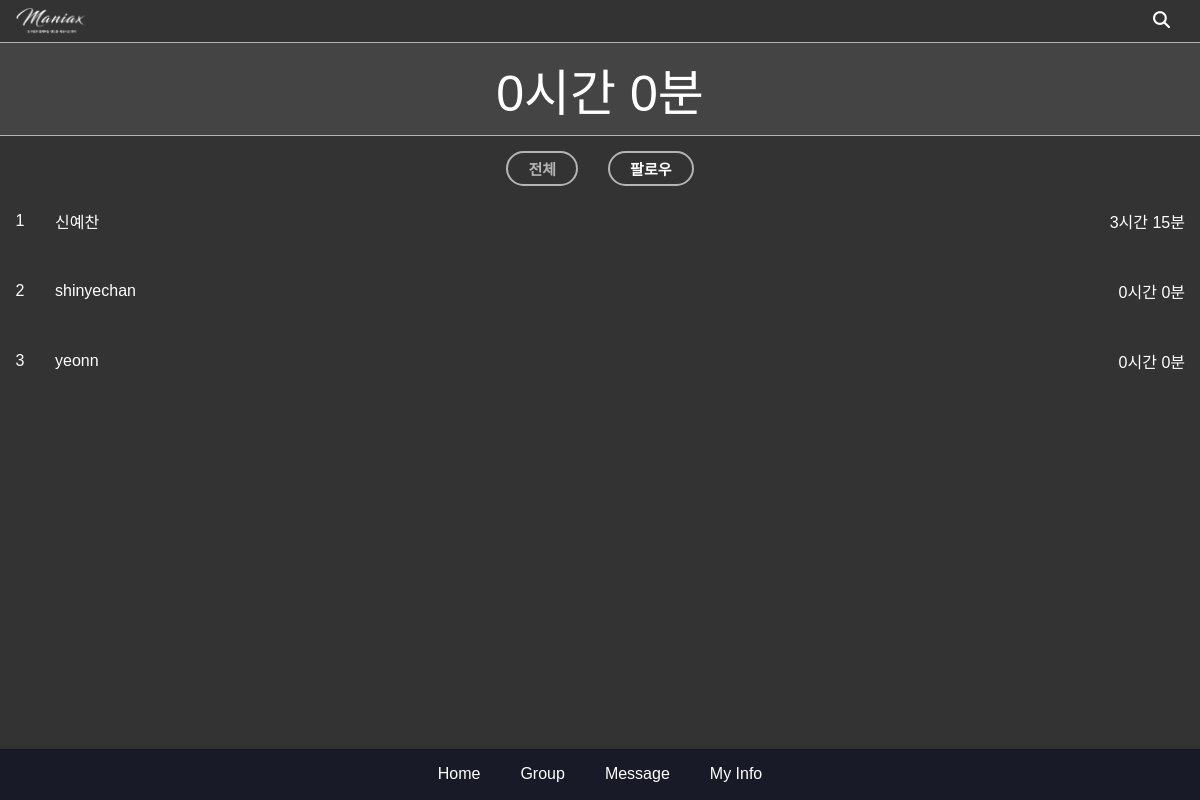
/ (signed in), run on the app's committed database.
### main/models.py (models this page shows, shortened)
class CustomUser(AbstractUser):
    following = models.ManyToManyField(
        "self", #User 인스턴스가 다른 인스턴스 참조
        verbose_name="팔로우 중인 사용자들",
        related_name="followers",
        symmetrical=False,
        through="relationship.Relationship"
    )
    top_apps = models.JSONField(default=dict, blank=True, null=True)
    total_screentimes = models.IntegerField(blank=True, null=True)

class ScreenTime(models.Model):
    user = models.OneToOneField(CustomUser, on_delete=models.CASCADE, related_name='screen_time')
    total_minutes = models.PositiveIntegerField(default=0)  # 스크린 타임 총 분
    rank = models.PositiveIntegerField(default=0)  # 랭킹

### main/views.py (the view)
# urls.py: path('', views.rankings_view, name='rankings'),
def rankings_view(request):
    screen_times = ScreenTime.objects.order_by('-total_minutes')
    context = {'screen_times': screen_times}
    user = request.user
    if request.user.is_authenticated:
        screen_time, created = ScreenTime.objects.get_or_create(user=user)
        if created:
            screen_time.total_minutes = 0
            screen_time.save()
        if request.method == 'POST':
            form = ScreenTimeForm(request.POST, instance=screen_time)
            if form.is_valid():
                form.save()
                ScreenTime.update_rankings()
                return redirect('rankings')
        else:
            form = ScreenTimeForm(instance=screen_time)
        following_user_ids = Relationship.objects.filter(from_user=user).values_list('to_user_id')
        following_screen_times = ScreenTime.objects.filter(user__id__in=following_user_ids).order_by('-total_minutes')
        return render(request, 'rankings.html', {'screen_times': screen_times, 'form': form, 'following_screen_times':following_screen_times,})
    return render(request, 'rankings.html', context)

### main/templatetags/time_filters.py (called while the page is built)
@register.filter
def display_time(total_minutes):
    try:
        total_minutes = int(total_minutes)
        hours = total_minutes // 60
        minutes = total_minutes % 60
        return f"{hours}시간 {minutes}분"
    except (ValueError, TypeError):
        return "Invalid time"

### main/templates/rankings.html (shortened to what this page needs)
{% extends 'base.html' %} {% block title %}Rankings{%endblock%}{%block content%}
{% load static %}
<!DOCTYPE html>
<html>
  <head> </head>
  <body>
    <header class="screen-header">
      <img id="logo" src="{% static 'images/maniax.png' %}" />
      <a href="{% url 'search_user' %}" class="groupAdd-search-button">
        <i class="fas fa-search"></i>
      </a>
    </header>
    <div class="timerSection">
      {% if user.is_authenticated %} {% load time_filters %}
      <div class="timer" onclick="openOverlay()">
        {{user.screen_time.total_minutes|display_time}}
      </div>
      {% else %}
      <a href="{% url 'login' %}" class="timer">00:00</a>
      {% endif %}
    </div>
    <div class="homeFilter">
      {% if user.is_authenticated %}
      <button class="filter-btn active" id="allBtn">전체</button>
      <button class="filter-btn" id="followBtn">팔로우</button>
      {% else %}
      <a href="{% url 'login' %}" class="filter-btn">Login</a>
      {% endif %}
    </div>
    {% if screen_times %}
    <div id="content">
      <div id="allContent">
        {% for screen_time in screen_times %}
        <div class="usageList">
          <a
            href="{% url 'user_profile' user_id=screen_time.user.id %}"
            class="ranking-item"
          >
            <div class="rank-number">{{ screen_time.rank }}</div>
            <div class="rank-name">{{ screen_time.user.username }}</div>
            {% load time_filters %}
            <div class="rank-time">
              {{ screen_time.total_minutes|display_time }}
            </div>
          </a>
        </div>
        {% endfor %}
      </div>
        {% if user.is_authenticated %}
        {% for screen_time in following_screen_times %}
            {% load time_filters %}
        {% endfor %} {% endif %}
    </div>
    {% else %}
    <p>No users found.</p>
    {% endif %}
  </body>
</html>
{%endblock%}

### main/static/css/styles.css (style rules this page uses)
body { margin: 0; }
#logo { height: 30px; padding: 6px 0px 6px 15px; }
.screen-header { position: fixed; top: 0px; width: 100%; display: flex; justify-content: space-between; align-items: center; box-sizing: border-box; background-color: #333; color: black; z-index: 2; border-bottom: 1.2px solid rgb(180, 180, 180); left: 0px; padding: 0px 10px 0px 0px; }

### main/static/css/home.css (style rules this page uses)
.timerSection { margin-top: 43px; background-color: #444; display: flex; justify-content: center; align-items: center; position: relative; border-bottom: 1.2px solid rgb(180, 180, 180); padding: 10px 0px; }
.timer { display: flex; justify-content: center; align-items: center; font-size: 50px; color: rgb(255, 255, 255); text-decoration: none; }
.homeFilter { display: flex; justify-content: center; }
.filter-btn { background-color: transparent; color: rgb(255, 255, 255); border: 2px solid rgb(180, 180, 180); padding: 5px 20px; cursor: pointer; border-radius: 20px; font-weight: bold; font-size: 15px; margin-top: 15px; margin-left: 15px; margin-right: 15px; text-decoration: none; }
.filter-btn.active { color: rgb(180, 180, 180); }
#content { padding: 0px; margin-bottom: 150px; }
.usageList { padding: 0px; }
.ranking-item { display: flex; justify-content: space-between; align-items: center; padding: 10px; border-bottom: 1px solid #333; text-decoration: none; color: rgb(70, 70, 70); border-bottom: none; }
.rank-number { padding: 10px 10px 10px 5px; display: flex; justify-content: center; align-items: center; border-radius: 50%; font-size: 16px; color: rgb(70, 70, 70); }
.rank-name { flex-grow: 1; padding: 10px; font-size: 16px; text-align: left; }
.rank-time { padding: 10px 15px 10px 10px; font-size: 16px; }

### main/static/css/group.css (style rules this page uses)
body { font-family: Arial, sans-serif; background-color: #1c1c1e; color: #fff; }
.ranking-item { display: flex; justify-content: space-between; align-items: center; padding: 10px 0; border-bottom: 1px solid #6e6e6e; text-decoration: none; color: #fff; }
.ranking-item:last-child { border-bottom: none; }
.rank-number { width: 30px; height: 30px; display: flex; justify-content: center; align-items: center; border-radius: 50%; font-size: 16px; color: #fff; }
.rank-name { flex-grow: 1; padding-left: 10px; font-size: 16px; }
.rank-time { font-size: 16px; }
body { font-family: Arial, sans-serif; background-color: #333; color: #fff; margin: 0; padding: 0; }
.groupAdd-back-button, .groupAdd-search-button { background: none; border: none; color: #fff; font-size: 17px; text-decoration: none; padding: 0px 20px; }

### data on the page
CustomUser: screen_time.total_minutes|display_time "0시간 0분"
ScreenTime: rank "1", user.username "신예찬", total_minutes|display_time "3시간 15분"
ScreenTime: rank "2", user.username "shinyechan", total_minutes|display_time "0시간 0분"
ScreenTime: rank "3", user.username "yeonn", total_minutes|display_time "0시간 0분"
